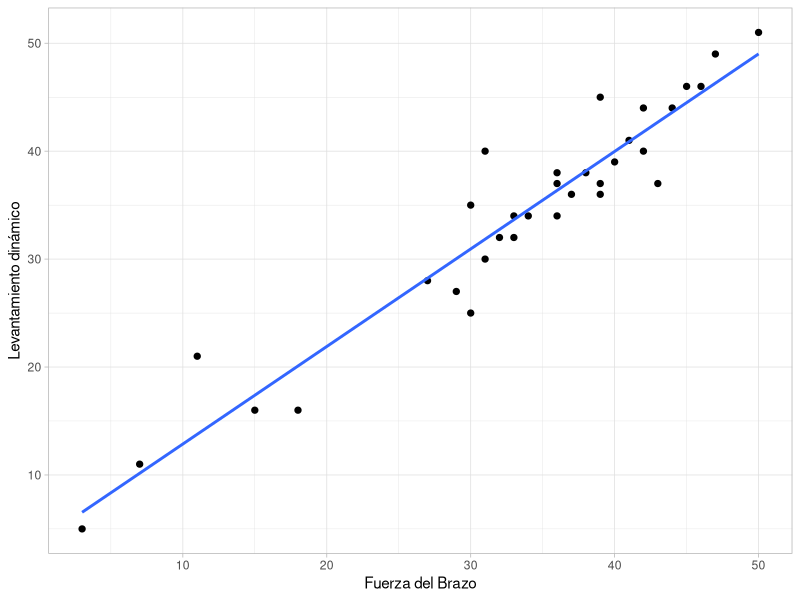

This figure's R source: (Note: this script raises an error after producing the figure.)
## ---- chunk 1
library(kableExtra)
library(ggplot2)
library(dplyr)

options(knitr.table.format = "latex", knitr.kable.NA = "", OutDec = ",", scipen=999)
knitr::opts_chunk$set(warning = FALSE, message = FALSE, 
	tab.cap.style = "Table Caption", tab.cap.pre = "Tabla ", tab.cap.sep = ". ", 
	fig.cap.style = "Image Caption", fig.cap.pre = "Figura ", fig.cap.sep = ". ")

if (!require(broom))
	install.packages("broom")
if (!require(cowplot))
	install.packages("cowplot")
## ---- chunk 2
# Toamdo de Dobson, Barnett (2008). An Introduction to Generalized Linear Models.
#dr_wght <- 
#tibble(~Control, ~TreatmentA, ~TreatmentB,
#		   4.17, 		4.81, 		 6.31,
#		   5.58, 		4.17, 		 5.12,
#		   5.18,        4.41, 		 5.54,
#		   6.11,        3.59, 		 5.50,
#		   4.50,        5.87, 		 5.37,
#		   4.61,        3.83, 		 5.29,
#		   5.17,        6.03, 		 4.92,
#		   4.53,        4.89, 		 6.15,
#		   5.33,        4.32, 		 5.80,
#		   5.14,         4.69, 		 5.26)
#
#kable(dr_wght)
## ---- chunk 3
# Toamdo de Walpole (). Probabilidad y Esatdsitica para Ingieneria
df_RLS <- tibble(
	solid_reduction=c(3, 7, 11, 15, 18, 27, 29, 30, 30, 31, 31, 32, 33, 33, 34, 36, 36, 36, 37, 38, 39, 39, 39, 40, 41, 42, 42, 43, 44, 45, 46, 47, 50),
	oxigen_reduction=c(5, 11, 21, 16, 16, 28, 27, 25, 35, 30, 40, 32, 34, 32, 34, 37, 38, 34, 36, 38, 37, 36, 45, 39, 41, 40, 44, 37, 44, 46, 46, 49, 51))
## ---- chunk 4
ggplot(df_RLS, aes(x=solid_reduction, y=oxigen_reduction)) +
	geom_point(size=1.8) +
	geom_smooth(method=lm, se=FALSE) + 
	xlab("Fuerza del Brazo") + ylab("Levantamiento dinámico") +
	theme_light()
## ---- chunk 5
fit <- lm(oxigen_reduction ~ solid_reduction, df_RLS)

as_tibble(summary(fit)$coefficients) |>
	tibble::add_column(term=c("Reduccion de Solidos", "Residuales"), .before=1) |>
	kable(digits=3, row.names=FALSE, booktabs=TRUE,
		col.names=c("", "Estimado, $\\hat{\\beta}$", "Desv. Estandar", "$\\hat{t}$", "$P(t > \\hat{t})$"), 
		caption="Resultados de la regresion lineal simple.",
		escape=FALSE, label="pRLS-01", format.args = list(big.mark=".")) %>%
	kable_classic(position = "center", latex_options = "hold_position")
## ---- chunk 6
broom::tidy(aov(fit)) |>
	mutate(term=c("Reduccion de Solidos", "Residuales")) |>
	kable(digits=3, row.names=FALSE, booktabs=TRUE,
		col.names=c("", "df", "SS", "MS", "$\\hat{F}$", "$P(F > \\hat{F})$"), 
		caption="\\label{tab:pRLS-04}Tabla ANOVA para validar el modelo de regresion.",
		escape=FALSE, format.args = list(big.mark=".")) %>%
	kable_classic(position = "center", latex_options = "hold_position")
## ---- chunk 7
fit2 <- lm(oxigen_reduction ~ solid_reduction, df_RLS, weights=1 / (broom::glance(fit)$sigma ** 2 * (1 - augmented_fit$.hat)))

as_tibble(summary(fit2)$coefficients) |>
	tibble::add_column(term=c("Reduccion de Solidos", "Residuales"), .before=1) |>
	kable(digits=3, row.names=TRUE, 
		col.names=c("", "Estimado, $\\hat{\\beta}$", "Desv. Estandar", "$\\hat{t}$", "$P(t > \\hat{t})$"), booktabs=TRUE,
		escape=FALSE, label="tab:pRLS-03", format.args = list(big.mark="."),
		caption="\\label{tab:pRLS-03}Resultados de la regresión lineal ponderada.") %>%
	kable_classic(position = "center", latex_options = "hold_position")
## ---- chunk 8
ggplot(df_RLS, aes(x=solid_reduction, y=oxigen_reduction)) +
	geom_point(size=1.8) +
	geom_smooth(method=lm, se=FALSE) + 
	geom_abline(slope=coef(fit2)[[2]], intercept=coef(fit2)[[1]]) + 
	xlab("Fuerza del Brazo") + ylab("Levantamiento dinámico") +
	theme_light()
## ---- chunk 9
#(~Carbohydrate, ~Age, ~Weight ,~Protein
#33, 33, 100, 14,
#40, 47, 92, 15,
#37, 49, 135, 18,
#27, 35, 144, 12,
#30, 46, 140, 15,
#43, 52, 101, 15,
#34, 62, 95, 14,
#48, 23, 101, 17,
#30, 32, 98, 15,
#38, 42, 105, 14,
#50, 31, 108, 17,
#51, 61, 85, 19,
#30, 63, 130, 19,
#36, 40, 127, 20,
#41, 50, 109, 15,
#42, 64, 107, 16,
#46, 56, 117, 18,
#24, 61, 100, 13,
#35, 48, 118, 18,
#37, 28, 102, 14)
## ---- chunk 10
sessionInfo()
